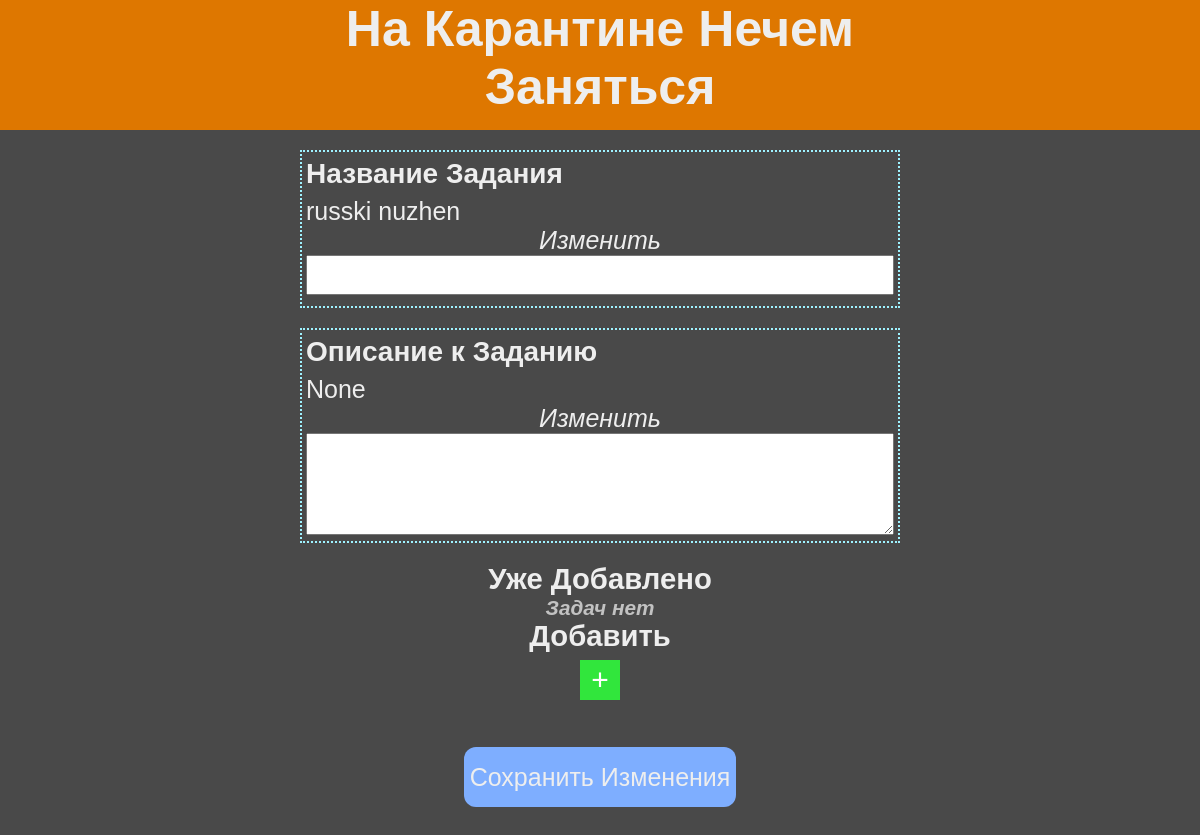
Before: /task/1 with the older database file.
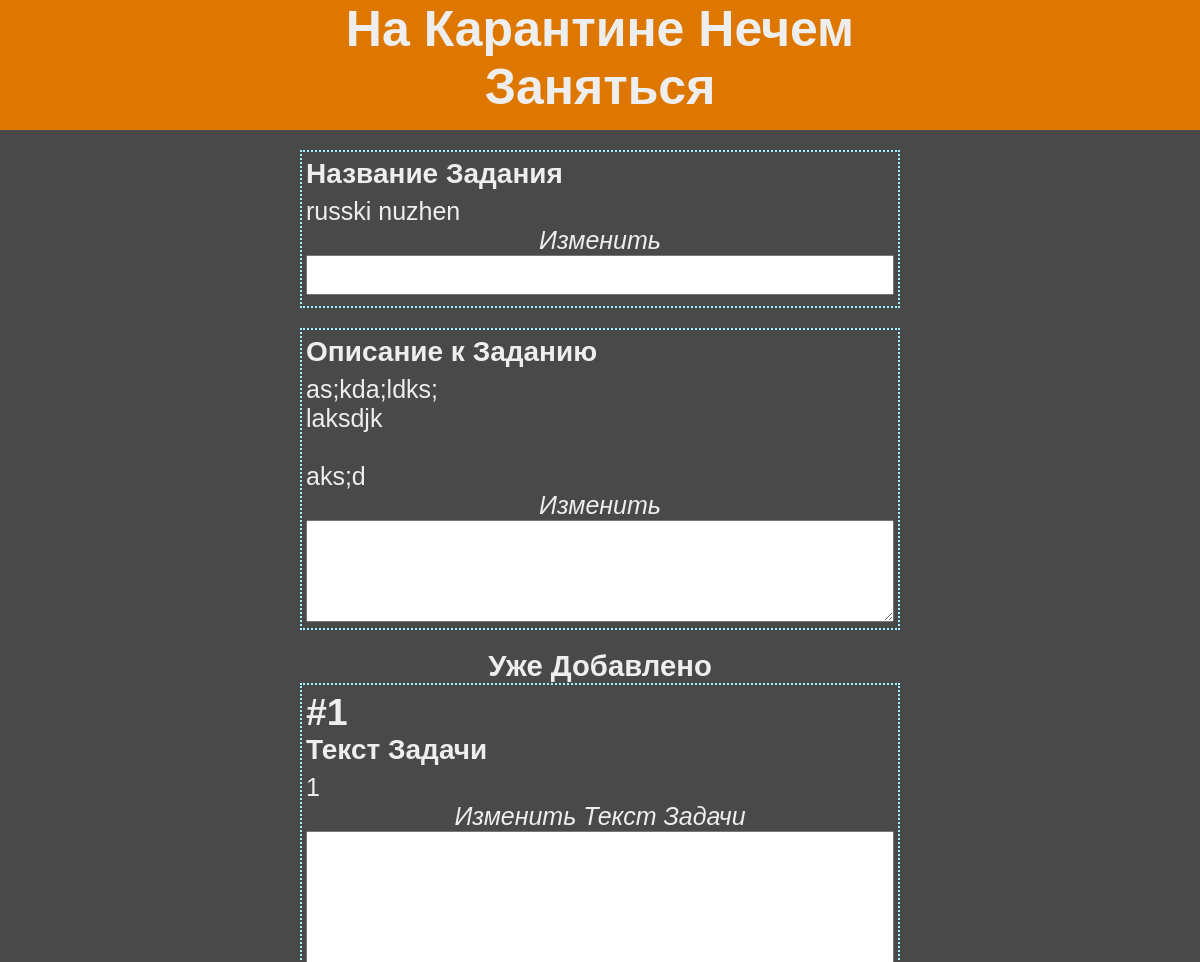
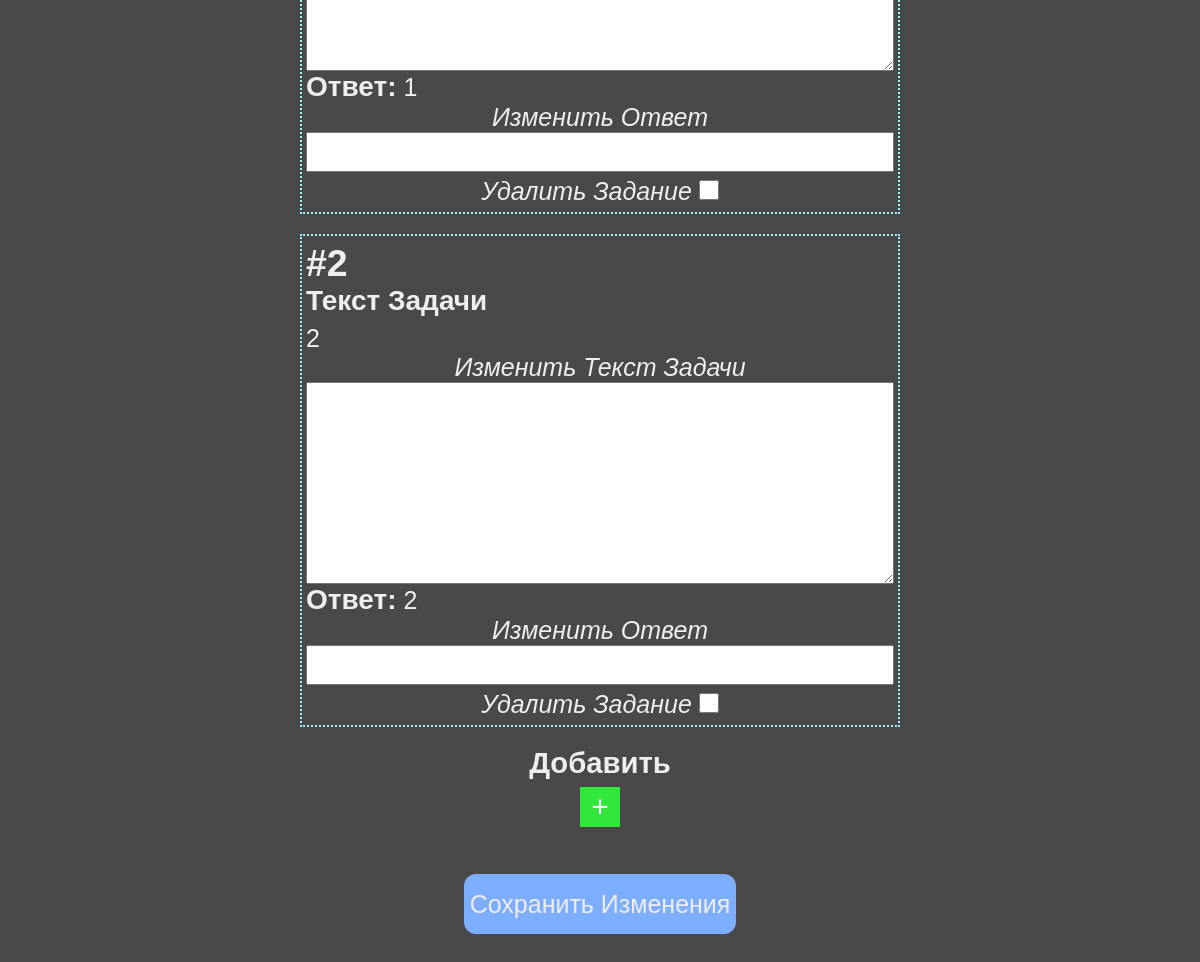
After: the same page with the newer database file (2 pictures, top to bottom).
### data/task.py (models this page shows, shortened)
class Task(SqlAlchemyBase, SerializerMixin):
    __tablename__ = "tasks"
    id = sa.Column(sa.Integer,
                   primary_key=True,
                   autoincrement=True)
    name = sa.Column(sa.String)
    created_time = sa.Column(sa.DateTime,
                             default=datetime.datetime.now)
    description = sa.Column(sa.String)
    user_id = sa.Column(sa.Integer, sa.ForeignKey("users.id"))
    deadlines = sa.orm.relationship("Deadline",
                                    backref="task",
                                    lazy="subquery")
    problems = sa.orm.relationship("Problem",
                                    backref="task",
                                    lazy="subquery")

### main.py (the view, shortened to what this page needs)
@app.route("/task/<int:id>", methods=["GET", "POST"])
def manage_task(id):
    if request.method == "GET":
        sql = db.create_session()
        task = sql.query(db.Task).get(id)
        task_data = task.to_dict(only=("name", "description"))
        problems = [p.to_dict(only=("id", "text", "answer")) for p in task.problems]
        sql.close()
        return render_template("manageTask.html", data=task_data, problems=problems)

### data/db_session.py (called while the page is built)
def create_session() -> Session:
    global __factory
    return __factory()

### templates/manageTask.html (shortened to what this page needs)
{% extends "/j2/base.j2" %}
{% block head %}
<link rel="stylesheet" type="text/css" href="/static/css/taskNgroup.css">
<link rel="stylesheet" type="text/css" href="/static/css/manageTask.css">
{% endblock %}
{% block body_content %}
	<form class="baseform" method="post">
		<div class="container">
			<div class="item">
				<label class="itemTitle">Название Задания</label>
				<label class="current">{{ data['name'] }}</label>
				<label class="edit">Изменить</label>
				<input class="fieldInput" type="text" name="Name">
			</div>
			<div class="item">
				<label class="itemTitle">Описание к Заданию</label>
				<label class="current">{{ data['description']|safe }}</label>
				<label class="edit">Изменить</label>
				<textarea name="Desc" rows="5"></textarea>
			</div>
			<div class="container">
				<h3>Уже Добавлено</h3>
			</div>
			{% if problems|length() != 0 %}
				<div id="problems" class="container">
					{% for p in problems %}
						<div class="item">
							<h2>#{{ loop.index }}</h2>
							<label class="itemTitle">Текст Задачи</label>
							<p class="current para">
								{{ p['text']|safe }}
							</p>
							<label class="edit">Изменить Текст Задачи</label>
							<textarea name="t{{ p['id'] }}" rows="10"></textarea>
							<div class="ans">
								<label class="itemTitle">Ответ:</label>
								<label class="current">{{ p['answer'] }}</label>
							</div>
							<label class="edit">Изменить Ответ</label>
							<input class="fieldInput" type="text" name="a{{ p['id'] }}">
							<div class="edit">
								<label class="edit">Удалить Задание</label>
								<input class="checkBox" type="checkbox" name="d{{ p['id'] }}">
							</div>
						</div>
					{% endfor %}
				</div>
			{% else %}
				<div class="container">
					<h5 class="listEmpty">Задач нет</h5>
				</div>
			{% endif %}
			<div class="container">
				<h3>Добавить</h3>
			</div>
			<button class="plusBtn" id="addProblem" type="button">+</button>
			<button class="submitBtn">Сохранить Изменения</button>
		</div>
	</form>
{% endblock %}

Changed rows visible on the page:
changed Task "russki nuzhen": description (not shown) → "as;kda;ldks; laksdjk aks;d"
Other visible differences:
{{ data['description']|safe }}: "None" → (not shown)
new list line: "# 1 Текст Задачи 1 Изменить Текст Задачи  Ответ: 1 Изменить Ответ  Удалить Задание ☐"
new list line: "# 2 Текст Задачи 2 Изменить Текст Задачи  Ответ: 2 Изменить Ответ  Удалить Задание ☐"
text no longer shown: "Задач нет"
